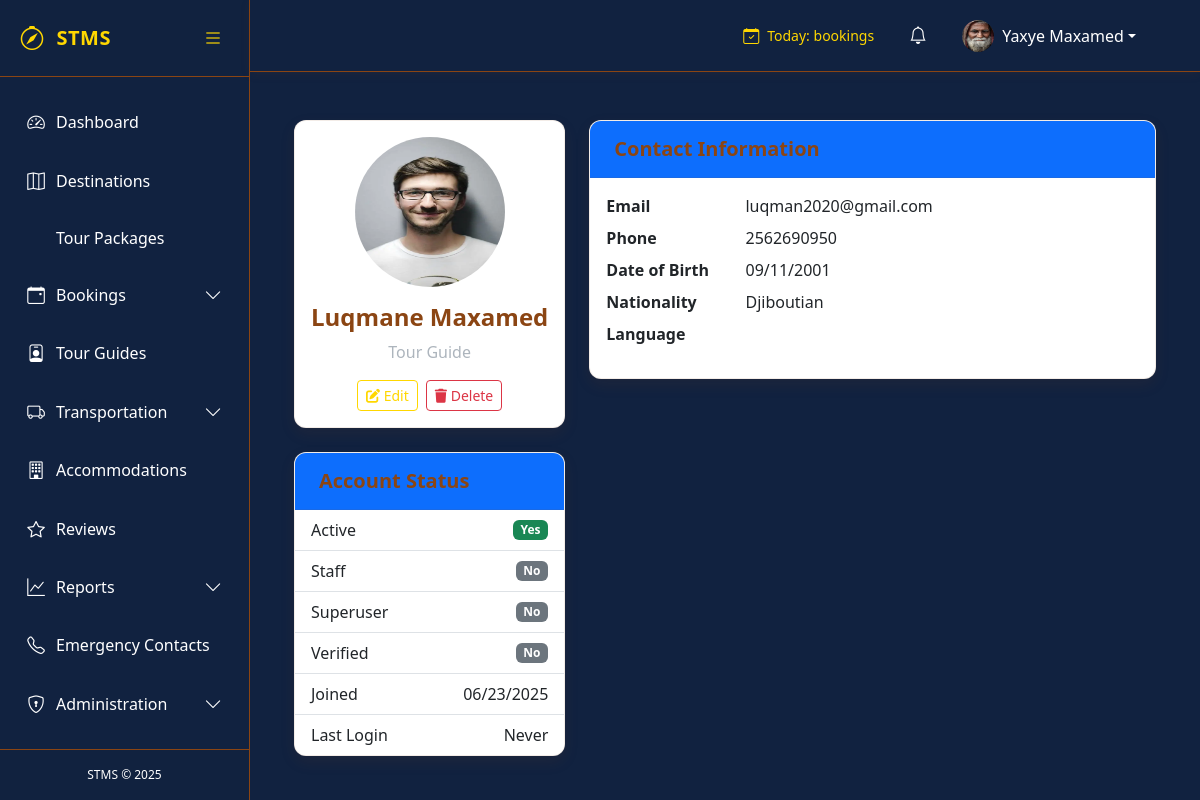
The page /accounts/users/2/ (signed in) on the database its author committed.
### accounts/models.py (models this page shows, shortened)
class CustomUser(AbstractUser):
    USER_TYPE_CHOICES = (
        ('TOURIST', 'Tourist'),
        ('GUIDE', 'Tour Guide'),
        ('ADMIN', 'System Admin'),
    )
    STATUS_CHOICES = (
        ('PENDING', 'Waiting to approve'),
        ('APPROVED', 'Accepted'),
        ('REJECTED', 'Rejected'),
    )
    user_type = models.CharField(max_length=10, choices=USER_TYPE_CHOICES, default='TOURIST')
    status = models.CharField(max_length=10, choices=STATUS_CHOICES, default='PENDING')
    phone_number = models.CharField(max_length=20, blank=True, null=True)
    profile_picture = models.ImageField(upload_to='profile_pics/', blank=True, null=True)
    date_of_birth = models.DateField(blank=True, null=True)
    nationality = models.CharField(max_length=100, blank=True, null=True)
    preferred_language = models.CharField(max_length=10, blank=True, null=True)
    last_password_change = models.DateTimeField(null=True, blank=True)
    last_logout = models.DateTimeField(null=True, blank=True)
    objects = CustomUserManager()

### accounts/views.py (the view)
# urls.py: path('users/<int:pk>/', views.UserDetailView.as_view(), name='user-detail'),
class UserDetailView(LoginRequiredMixin, UserPassesTestMixin, DetailView):
    model = CustomUser
    template_name = 'accounts/user_management/detail_user.html'
    context_object_name = 'target_user'
    def test_func(self):
        return is_admin(self.request.user)
    def get_context_data(self, **kwargs):
        context = super().get_context_data(**kwargs)
        context['profile'] = getattr(self.object, 'profile', None)
        context['notification_prefs'] = getattr(self.object, 'notification_preferences', None)
        return context

### tms/templates/accounts/user_management/detail_user.html (shortened to what this page needs)
{% extends 'base.html' %}
{% load i18n %}
{% block content %}
<div class="container mt-4">
    <div class="row">
        <div class="col-md-4">
            <div class="card mb-4">
                <div class="card-body text-center">
                    <img src="{{ target_user.profile_picture.url|default:'/static/images/default_profile.png' }}"
                         class="rounded-circle mb-3" width="150" height="150">
                    <h4>{{ target_user.get_full_name|default:target_user.username }}</h4>
                    <p class="text-muted">{{ target_user.get_user_type_display }}</p>
                    <div class="d-flex justify-content-center">
                        <a href="{% url 'accounts:user-edit' pk=target_user.pk %}" class="btn btn-sm btn-outline-primary me-2">
                            <i class="fas fa-edit"></i> {% trans "Edit" %}
                        </a>
                        <a href="{% url 'accounts:user-delete' pk=target_user.pk %}" class="btn btn-sm btn-outline-danger">
                            <i class="fas fa-trash"></i> {% trans "Delete" %}
                        </a>
                    </div>
                </div>
            </div>
            <div class="card">
                <div class="card-header bg-primary text-white">
                    <h5 class="mb-0">{% trans "Account Status" %}</h5>
                </div>
                <ul class="list-group list-group-flush">
                    <li class="list-group-item d-flex justify-content-between align-items-center">
                        {% trans "Active" %}
                        <span class="badge bg-{% if target_user.is_active %}success{% else %}danger{% endif %}">
                            {% if target_user.is_active %}{% trans "Yes" %}{% else %}{% trans "No" %}{% endif %}
                        </span>
                    </li>
                    <li class="list-group-item d-flex justify-content-between align-items-center">
                        {% trans "Staff" %}
                        <span class="badge bg-{% if target_user.is_staff %}success{% else %}secondary{% endif %}">
                            {% if target_user.is_staff %}{% trans "Yes" %}{% else %}{% trans "No" %}{% endif %}
                        </span>
                    </li>
                    <li class="list-group-item d-flex justify-content-between align-items-center">
                        {% trans "Superuser" %}
                        <span class="badge bg-{% if target_user.is_superuser %}success{% else %}secondary{% endif %}">
                            {% if target_user.is_superuser %}{% trans "Yes" %}{% else %}{% trans "No" %}{% endif %}
                        </span>
                    </li>
                    <li class="list-group-item d-flex justify-content-between align-items-center">
                        {% trans "Verified" %}
                        <span class="badge bg-{% if target_user.is_verified %}success{% else %}secondary{% endif %}">
                            {% if target_user.is_verified %}{% trans "Yes" %}{% else %}{% trans "No" %}{% endif %}
                        </span>
                    </li>
                    <li class="list-group-item d-flex justify-content-between align-items-center">
                        {% trans "Joined" %}
                        <span>{{ target_user.date_joined|date:"SHORT_DATE_FORMAT" }}</span>
                    </li>
                    <li class="list-group-item d-flex justify-content-between align-items-center">
                        {% trans "Last Login" %}
                        <span>{{ target_user.last_login|date:"SHORT_DATETIME_FORMAT"|default:"Never" }}</span>
                    </li>
                </ul>
            </div>
        </div>
        <div class="col-md-8">
            <div class="card mb-4">
                <div class="card-header bg-primary text-white">
                    <h5 class="mb-0">{% trans "Contact Information" %}</h5>
                </div>
                <div class="card-body">
                    <dl class="row">
                        <dt class="col-sm-3">{% trans "Email" %}</dt>
                        <dd class="col-sm-9">{{ target_user.email }}</dd>
                        <dt class="col-sm-3">{% trans "Phone" %}</dt>
                        <dd class="col-sm-9">{{ target_user.phone_number|default:"-" }}</dd>
                        <dt class="col-sm-3">{% trans "Date of Birth" %}</dt>
                        <dd class="col-sm-9">{{ target_user.date_of_birth|date:"SHORT_DATE_FORMAT"|default:"-" }}</dd>
                        <dt class="col-sm-3">{% trans "Nationality" %}</dt>
                        <dd class="col-sm-9">{{ target_user.nationality|default:"-" }}</dd>
                        <dt class="col-sm-3">{% trans "Language" %}</dt>
                        <dd class="col-sm-9">{{ target_user.get_preferred_language_display }}</dd>
                    </dl>
                </div>
            </div>
        </div>
    </div>
</div>
{% endblock %}

### tms/templates/base.html (shortened to what this page needs)
<!DOCTYPE html>
<html lang="en">
<head>
    <link rel="stylesheet" href="https://cdnjs.cloudflare.com/ajax/libs/font-awesome/6.0.0/css/all.min.css">
    <link rel="stylesheet" href="https://cdn.jsdelivr.net/npm/bootstrap-icons@1.8.0/font/bootstrap-icons.css">
    <link href="https://cdn.jsdelivr.net/npm/bootstrap@5.3.0/dist/css/bootstrap.min.css" rel="stylesheet">
    <link rel="stylesheet" href="https://cdnjs.cloudflare.com/ajax/libs/font-awesome/6.0.0/css/all.min.css">
    <link rel="stylesheet" href="https://cdn.jsdelivr.net/npm/bootstrap-icons@1.10.0/font/bootstrap-icons.css">
</head>
<body>
    <div class="d-flex">
        <div class="sidebar" id="sidebar">
            <div class="sidebar-header">
                <a href="{% url 'tms:dashboard' %}" class="sidebar-brand">
                    <i class="bi bi-compass sidebar-brand-icon"></i>
                    <span id="sidebar-title">STMS</span>
                </a>
                <button class="toggle-btn" id="toggle-sidebar">
                    <i class="bi bi-list"></i>
                </button>
            </div>
            <div class="px-2 py-3" style="height: calc(100% - 120px); overflow-y: auto;">
                <ul class="nav flex-column">
                    <li class="nav-item">
                        <a class="nav-link {% if request.resolver_match.url_name == 'dashboard' %}active{% endif %}"
                            href="{% url 'tms:dashboard' %}">
                            <i class="bi bi-speedometer2"></i>
                            <span class="nav-link-text ms-2">Dashboard</span>
                        </a>
                    </li>
                    <li class="nav-item">
                        <a class="nav-link {% if 'destination' in request.resolver_match.url_name %}active{% endif %}"
                            href="{% url 'tms:destination-list' %}">
                            <i class="bi bi-map"></i>
                            <span class="nav-link-text ms-2">Destinations</span>
                        </a>
                    </li>
                    <li class="nav-item">
                        <a class="nav-link {% if 'package' in request.resolver_match.url_name %}active{% endif %}"
                            href="{% url 'tms:package-list' %}">
                            <span class="nav-link-text ms-2">Tour Packages</span>
                        </a>
                    </li>
                    <li class="nav-item">
                        <a class="nav-link {% if 'booking' in request.resolver_match.url_name %}active{% endif %}"
                            data-bs-toggle="collapse" href="#bookingsCollapse">
                            <i class="bi bi-calendar-event"></i>
                            <span class="nav-link-text ms-2">Bookings</span>
                            <i class="bi bi-chevron-down collapse-icon ms-auto"></i>
                        </a>
                    </li>
                    <li class="nav-item">
                        <a class="nav-link {% if 'guide' in request.resolver_match.url_name %}active{% endif %}"
                            href="{% url 'tms:guide-list' %}">
                            <i class="bi bi-person-badge"></i>
                            <span class="nav-link-text ms-2">Tour Guides</span>
                        </a>
                    </li>
                    <li class="nav-item">
                        <a class="nav-link {% if 'vehicle' in request.resolver_match.url_name %}active{% endif %}"
                            data-bs-toggle="collapse" href="#transportCollapse">
                            <i class="bi bi-truck"></i>
                            <span class="nav-link-text ms-2">Transportation</span>
                            <i class="bi bi-chevron-down collapse-icon ms-auto"></i>
                        </a>
                    </li>
                    <li class="nav-item">
                        <a class="nav-link {% if 'accommodation' in request.resolver_match.url_name %}active{% endif %}"
                            href="{% url 'tms:accommodation-list' %}">
                            <i class="bi bi-building"></i>
                            <span class="nav-link-text ms-2">Accommodations</span>
                        </a>
                    </li>
                    <li class="nav-item">
                        <a class="nav-link {% if 'review' in request.resolver_match.url_name %}active{% endif %}"
                            href="{% url 'tms:review-list' %}">
                            <i class="bi bi-star"></i>
                            <span class="nav-link-text ms-2">Reviews</span>
                        </a>
                    </li>
                    <li class="nav-item">
                        <a class="nav-link {% if 'report' in request.resolver_match.url_name %}active{% endif %}"
                            data-bs-toggle="collapse" href="#reportsCollapse">
                            <i class="bi bi-graph-up"></i>
                            <span class="nav-link-text ms-2">Reports</span>
                            <i class="bi bi-chevron-down collapse-icon ms-auto"></i>
                        </a>
                                </li>
                            </ul>
                        </div>
                    <li class="nav-item">
                        <a class="nav-link {% if 'emergency' in request.resolver_match.url_name %}active{% endif %}"
                            href="{% url 'tms:emergency-list' %}">
                            <i class="bi bi-telephone"></i>
                            <span class="nav-link-text ms-2">Emergency Contacts</span>
                        </a>
                    </li>
                    {% if request.user.is_staff or request.user.user_type == 'MINISTRY' %}
                    <li class="nav-item">
                        <a class="nav-link {% if 'admin' in request.resolver_match.url_name %}active{% endif %}"
                            data-bs-toggle="collapse" href="#adminCollapse">
                            <i class="bi bi-shield-lock"></i>
                            <span class="nav-link-text ms-2">Administration</span>
                            <i class="bi bi-chevron-down collapse-icon ms-auto"></i>
                        </a>
                    </li>
                    {% endif %}
            </div>
            <div class="sidebar-footer">
                STMS &copy; {% now "Y" %}
            </div>
        </div>
        <div class="main-content flex-grow-1" id="main-content">
            <nav class="navbar navbar-expand-lg navbar-light border-bottom">
                <div class="container-fluid">
                    <div class="collapse navbar-collapse" id="navbarSupportedContent">
                        <ul class="navbar-nav ms-auto align-items-center">
                            <li class="nav-item me-4">
                                <div class="d-flex align-items-center" style="color: var(--accent-color);">
                                    <i class="bi bi-calendar-check me-2"></i>
                                    <small>Today: <strong>{{ today_bookings }}</strong> bookings</small>
                                </div>
                            </li>
                            <li class="nav-item dropdown me-3">
                                <a class="nav-link position-relative" href="#" id="notificationsDropdown" role="button"
                                    data-bs-toggle="dropdown">
                                    <i class="bi bi-bell"></i>
                                </a>
                            </li>
                            <li class="nav-item dropdown">
                                <a class="nav-link dropdown-toggle d-flex align-items-center" href="#" id="userDropdown"
                                    role="button" data-bs-toggle="dropdown">
                                    {% if request.user.profile_picture %}
                                    <img src="{{ request.user.profile_picture.url }}" class="rounded-circle me-2"
                                        width="32" height="32" alt="Profile">
                                    {% else %}
                                    <div class="avatar-placeholder rounded-circle bg-accent text-dark d-flex align-items-center justify-content-center me-2"
                                        style="width: 32px; height: 32px;">
                                        {{ request.user.first_name|first|upper }}{{ request.user.last_name|first|upper }}
                                    </div>
                                    {% endif %}
                                    <span class="d-none d-md-inline">{{ request.user.get_full_name }}</span>
                                </a>
                                    </li>
                                </ul>
                    </div>
                </div>
            </nav>
            <div class="container-fluid py-4">
                {% block content %}{% endblock %}
            </div>
        </div>
</body>
</html>

### rows shown on the page
CustomUser: user.profile_picture (picture), user.get_full_name "Yaxye Maxamed"
CustomUser: profile_picture (placeholder picture), get_full_name "Luqmane Maxamed", user_type "Tour Guide", date_joined "06/23/2025", last_login "Never", email "luqman2020@gmail.com", phone_number "2562690950", date_of_birth "09/11/2001", nationality "Djiboutian"
